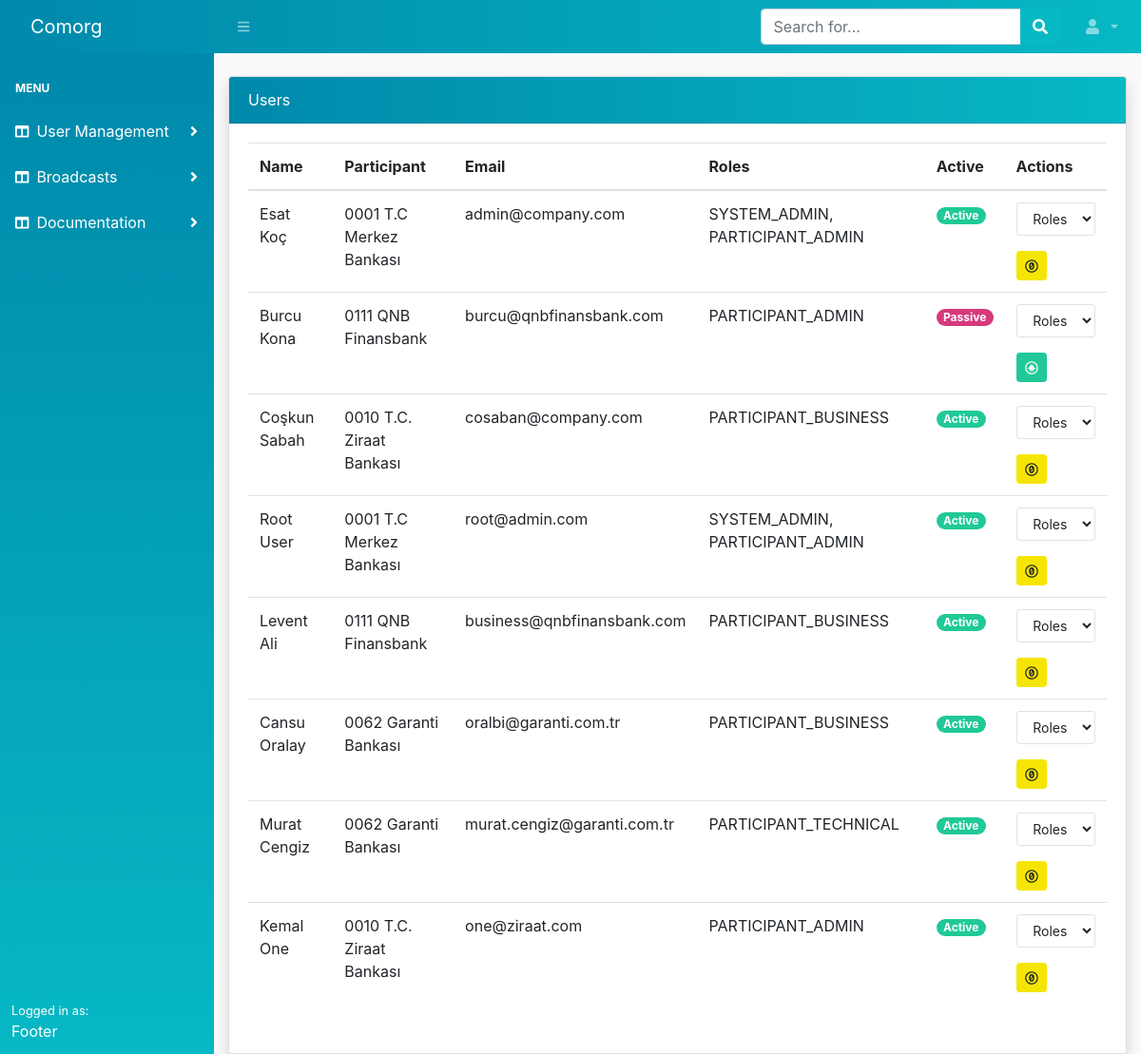
/accounts/, run on an earlier commit of the app's database.
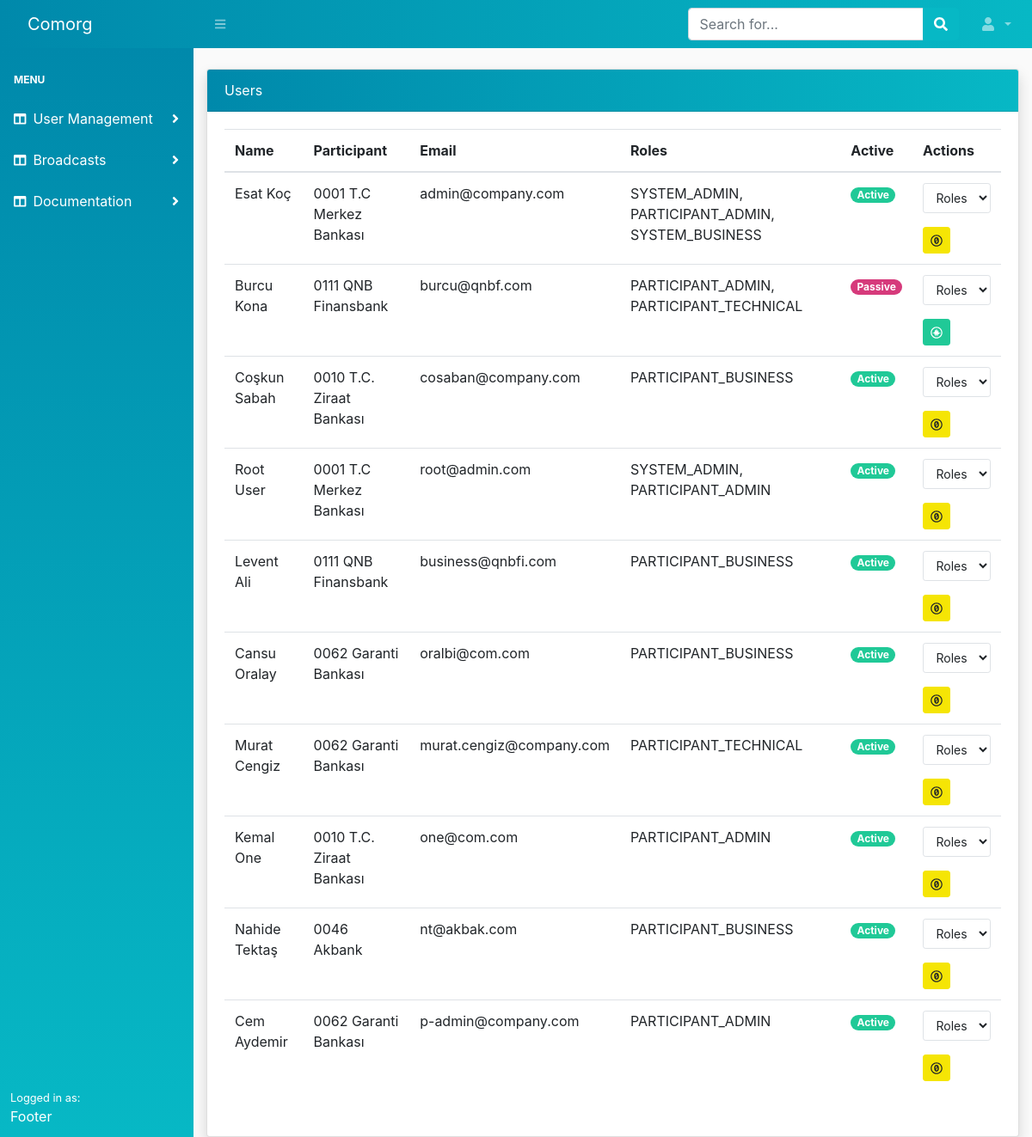
And on a later commit of the database.
### account/models.py (models this page shows, shortened)
class User(AbstractUser):
    username = None
    email = models.EmailField(_('email address'), unique=True)
    participant = models.ForeignKey(
        Participant,
        on_delete=models.CASCADE,
        related_name='users')
    is_staff = models.BooleanField(default=False)
    is_active = models.BooleanField(default=True)
    USERNAME_FIELD = 'email'
    REQUIRED_FIELDS = ['participant']
    objects = UserManager()
    class Meta:
        permissions = [
            ('can_activate_user', 'Can activate user'),
            ('can_assing_role', 'Can assing role'),
        ]
    def get_group_names(self):
        return ', '.join(self.groups.values_list('name', flat=True))

class Participant(models.Model):
    name = models.CharField(max_length=140)
    code = models.CharField(max_length=4, unique=True, validators=[participant_code_not_zero])
    created = models.DateTimeField(auto_now_add=True)
    class Meta:
        db_table = 'participants'
        ordering = ('code', )
    def __str__(self):
        return f'{self.code} {self.name}'

### account/views.py (the view)
# urls.py: path('', views.account_list, name='account_list'),
def account_list(request):
    users = User.objects.select_related('participant').all()
    roles = Group.objects.values_list('name', flat=True)
    return render(request, 'account/users/list.html', {
        'users': users,
        'roles': roles,
    })

### account/templates/account/users/list.html (shortened to what this page needs)
{% extends 'core/base.html' %}
{% block content %}
<div class="row justify-content-center">
    <div class="col-md-12">
        <div class="card shadow">
            <div class="card-header bg-dark-custom">Users</div>
            <div class="card-body">
                <div class="table table-responsive">
                    <table class="table table-hover table-responsive">
                        <thead>
                            <tr>
                                <th>Name</th>
                                <th>Participant</th>
                                <th>Email</th>
                                <th>Roles</th>
                                <th>Active</th>
                                <th>Actions</th>
                            </tr>
                        </thead>
                        <tbody>
                            {% for u in users %}
                                <tr>
                                    <td>{{ u.first_name }} {{ u.last_name }}</td>
                                    <td>{{ u.participant }}</td>
                                    <td>{{ u.email }}</td>
                                    <td>{{ u.get_group_names }}</td>
                                    <td>
                                        {% if u.is_active %}
                                            <span class="badge badge-pill badge-success">Active</span>
                                        {% else %}
                                            <span class="badge badge-pill badge-secondary">Passive</span>
                                        {% endif %}
                                    </td>
                                    <td>
                                        <form action="{% url 'account:role_assing' u.id %}" method="POST">
                                            <div class="form-group">
                                                <select
                                                    class="form-control btn btn-sm border"
                                                    onchange="this.form.submit()"
                                                    name="chosen_role">
                                                  <option value="" hidden> Roles</option>
                                                </select>
                                            </div>
                                        </form>
                                        {% if u.is_active %}
                                            <a href="{% url 'account:deactivate_user' u.id %}"
                                                class="btn btn-sm btn-warning"
                                                type="button" data-toggle="tooltip"
                                                data-placement="left" title="Deactivate">
                                                <i class="fab fa-creative-commons-zero"></i>
                                            </a>
                                        {% else %}
                                            <a href="{% url 'account:activate_user' u.id %}" class="btn btn-sm btn-success"
                                                type="button" data-toggle="tooltip"
                                                data-placement="top" title="Activate">
                                                <i class="fab fa-creative-commons-sampling"></i>
                                            </a>
                                        {% endif %}
                                    </td>
                                </tr>
                            {% endfor %}
                        </tbody>
                    </table>
                </div>
            </div>
        </div>
    </div>
</div>
{% endblock %}

### core/templates/core/base.html (shortened to what this page needs)
{% load static %}
<!DOCTYPE html>
<html lang="en">
    <head>
        <link href="{% static 'core/css/styles.css' %}" rel="stylesheet" />
        <link href="{% static 'core/css/bootstrap-comorg.min.css'%}" rel="stylesheet" >
        <link href="{% static 'core/css/custom.css' %}" rel="stylesheet">
    </head>
    <body>
        {% include 'core/topnav.html' %}
        <div id="layoutSidenav">
            {% include 'core/sidenav.html' %}
            <div id="layoutSidenav_content">
                <main>
                    <div class="container-fluid mt-4">
                        {% block content %} {% endblock %}
                    </div>
                </main>
            </div>
        </div>
    </body>
</html>

### core/templates/core/topnav.html (shortened to what this page needs)
<nav class="sb-topnav navbar navbar-expand navbar-dark bg-dark-custom">
    <a class="navbar-brand" href="">Comorg</a>
    <button class="btn btn-link btn-sm order-1 order-lg-0" id="sidebarToggle" href="#"><i class="fas fa-bars"></i></button>
    <form class="d-none d-md-inline-block form-inline ml-auto mr-0 mr-md-3 my-2 my-md-0">
        <div class="input-group">
            <input class="form-control" type="text" placeholder="Search for..." aria-label="Search" aria-describedby="basic-addon2" />
            <div class="input-group-append">
                <button class="btn btn-primary" type="button"><i class="fas fa-search"></i></button>
            </div>
        </div>
    </form>
    <ul class="navbar-nav ml-auto ml-md-0">
        <li class="nav-item dropdown">
            <a class="nav-link dropdown-toggle" id="userDropdown" href="#" role="button" data-toggle="dropdown" aria-haspopup="true" aria-expanded="false"><i class="fas fa-user fa-fw"></i>
            </a>
        </li>
    </ul>
</nav>

### core/templates/core/sidenav.html (shortened to what this page needs)
<div id="layoutSidenav_nav">
    <nav class="sb-sidenav accordion bg-dark-custom-side" id="sidenavAccordion">
        <div class="sb-sidenav-menu">
            <div class="nav">
                <div class="sb-sidenav-menu-heading">Menu</div>
                <a class="nav-link collapsed" href="#" data-toggle="collapse" data-target="#user-menu" aria-expanded="false" aria-controls="collapseLayouts">
                    <div class="sb-nav-link-icon"><i class="fas fa-columns"></i></div>
                    User Management
                    <div class="sb-sidenav-collapse-arrow"><i class="fas fa-angle-down"></i></div>
                </a>
                <a class="nav-link collapsed" href="#" data-toggle="collapse" data-target="#broadcast-menu" aria-expanded="false" aria-controls="collapseLayouts">
                    <div class="sb-nav-link-icon"><i class="fas fa-columns"></i></div>
                    Broadcasts
                    <div class="sb-sidenav-collapse-arrow"><i class="fas fa-angle-down"></i></div>
                </a>
                <a class="nav-link collapsed" href="#" data-toggle="collapse" data-target="#documentation" aria-expanded="false" aria-controls="collapseLayouts">
                    <div class="sb-nav-link-icon"><i class="fas fa-columns"></i></div>
                    Documentation
                    <div class="sb-sidenav-collapse-arrow"><i class="fas fa-angle-down"></i></div>
                </a>
            </div>
        </div>
        <div class="sb-sidenav-footer">
            <div class="small">Logged in as:</div>
            Footer
        </div>
    </nav>
</div>

### core/static/core/css/custom.css (style rules this page uses)
body { background-color: #fafafa; font-family: -apple-system, BlinkMacSystemFont, 'Segoe UI', Roboto, Oxygen, Ubuntu, Cantarell, 'Open Sans', 'Helvetica Neue', sans-serif; }
.bg-dark-custom { background-image: linear-gradient(to left, var(--blue), var(--cyan)); color:white; }
.bg-dark-custom-side { background-image: linear-gradient(to bottom, var(--cyan), var(--blue)); color:white; }
.nav-link { color: white; }

What changed in the data, as far as the page shows it:
changed User "Esat": get_group_names "SYSTEM_ADMIN, PARTICIPANT_ADMIN" → "SYSTEM_ADMIN, PARTICIPANT_ADMIN, SYSTEM_BUSINESS"
changed User "Burcu": email "burcu@qnbfinansbank.com" → "burcu@qnbf.com"; get_group_names "PARTICIPANT_ADMIN" → "PARTICIPANT_ADMIN, PARTICIPANT_TECHNICAL"
changed User "Levent": email "business@qnbfinansbank.com" → "business@qnbfi.com"
changed User "Cansu": email "oralbi@garanti.com.tr" → "oralbi@com.com"
changed User "Murat": email "murat.cengiz@garanti.com.tr" → "murat.cengiz@company.com"
changed User "Kemal": email "one@ziraat.com" → "one@com.com"
added User: first_name "Nahide", last_name "Tektaş", participant "0046 Akbank", email "nt@akbak.com", get_group_names "PARTICIPANT_BUSINESS", is_active "Active"
added User: first_name "Cem", last_name "Aydemir", participant "0062 Garanti Bankası", email "p-admin@company.com", get_group_names "PARTICIPANT_ADMIN", is_active "Active"
